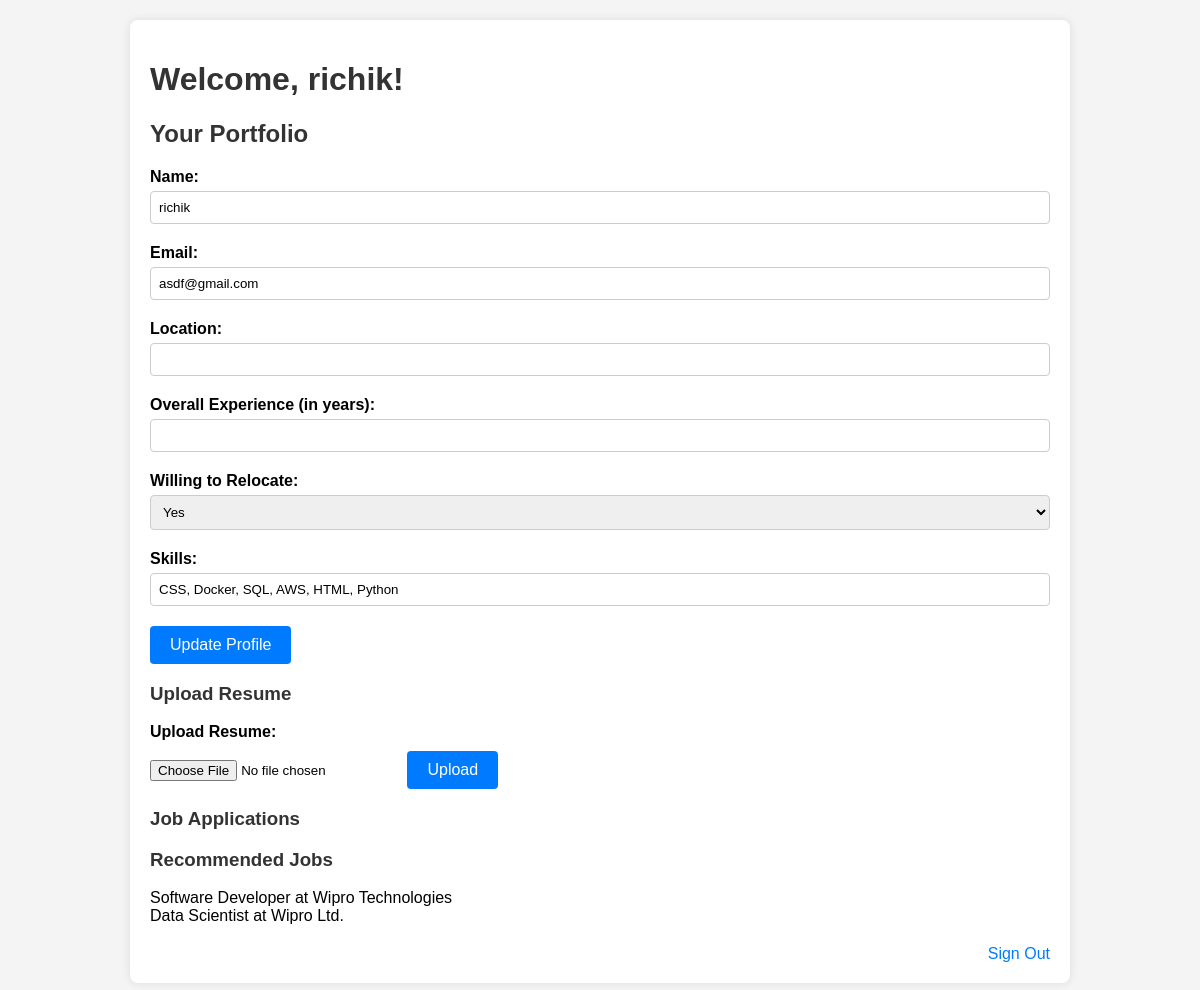
The app's page /user/user_dashboard (signed in), older data.
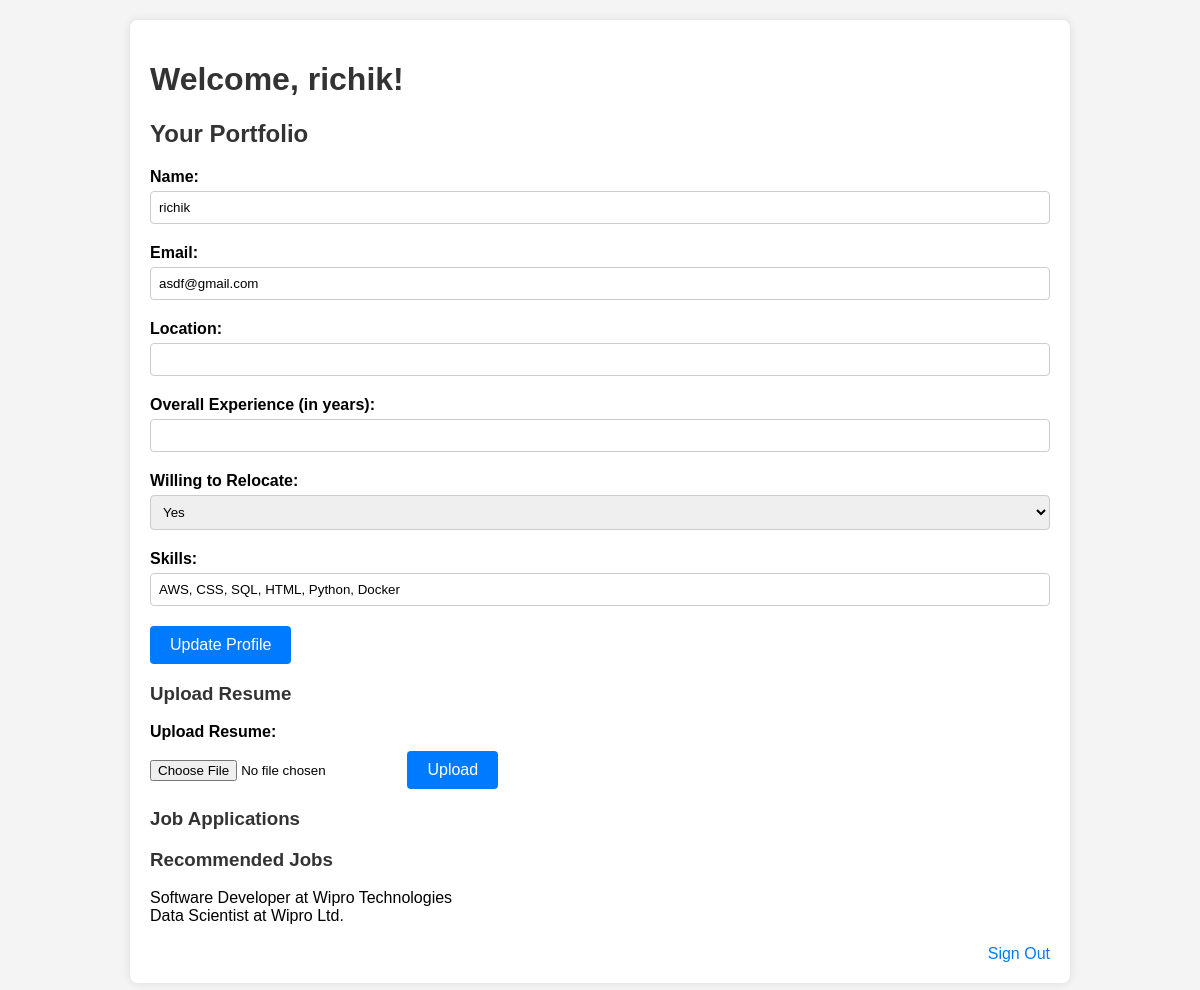
The same page, newer data.
### tables this page shows
CREATE TABLE users (
                id INTEGER PRIMARY KEY AUTOINCREMENT,
                username TEXT UNIQUE NOT NULL,
                password TEXT NOT NULL,
                name TEXT NOT NULL,
                email TEXT NOT NULL,
                skills Text,
                is_admin INTEGER DEFAULT 0
            );

### user.py (the view)
@user_blueprint.route('/user_dashboard')
def user_dashboard():
    if 'username' not in session:
        return redirect(url_for('auth.sign_in'))
    username = session['username']
    user_info = get_user_info(username)
    job_applications = get_job_applications(username)
    if user_info:
        recommended_jobs = generate_recommendations(user_info['skills'])  # AI recommendations
    else:
        recommended_jobs = []
    return render_template('user_dashboard.html', username=username, user_info=user_info, job_applications=job_applications, recommended_jobs=recommended_jobs)

### ai_module.py (called while the page is built)
def generate_recommendations(skills):
    return [
        {'position': 'Software Developer', 'company': 'Wipro Technologies'},
        {'position': 'Data Scientist', 'company': 'Wipro Ltd.'}
    ]

### create_db.py (called while the page is built)
def get_db():
    conn = sqlite3.connect(DATABASE)
    conn.row_factory = sqlite3.Row
    return conn

### user.py (called while the page is built)
def get_user_info(username):
    db = get_db()
    user_info = db.execute('SELECT name, email, skills FROM users WHERE username = ?', (username,)).fetchone()
    return dict(user_info)

def get_job_applications(username):
    db = get_db()
    job_applications = db.execute('''
        SELECT ja.position, ja.company
        FROM job_applications ja
        JOIN user_applications ua ON ja.id = ua.job_id
        JOIN users u ON ua.user_id = u.id
        WHERE u.username = ?
    ''', (username,)).fetchall()
    return job_applications

### templates/user_dashboard.html (shortened to what this page needs)
<!DOCTYPE html>
<html lang="en">
<head>
<link rel="stylesheet" href="{{ url_for('static', filename='user_dashboard.css') }}">
</head>
<body>
<div class="dashboard-container">
<h1>Welcome, {{ user_info.get('name', '') }}!</h1>
<h2>Your Portfolio</h2>
<form method="POST" action="{{ url_for('user.update_profile') }}">
<label for="name">Name:</label>
<input type="text" id="name" name="name" value="{{ user_info.get('name', '') }}" required>
<label for="email">Email:</label>
<input type="email" id="email" name="email" value="{{ user_info.get('email', '') }}" required>
<label for="location">Location:</label>
<input type="text" id="location" name="location" value="{{ user_info.get('location', '') }}" required>
<label for="experience">Overall Experience (in years):</label>
<input type="number" id="experience" name="experience" value="{{ user_info.get('experience', '') }}" required>
<label for="relocate">Willing to Relocate:</label>
<select id="relocate" name="relocate" required>
<option value="Yes" {% if user_info.get('relocate', '') == 'Yes' %}selected{% endif %}>Yes</option>
</select>
<label for="skills">Skills:</label>
<input type="text" id="skills" name="skills" value="{{ user_info.get('skills', '') }}" required readonly>
<button type="submit">Update Profile</button>
</form>
<form method="POST" action="{{ url_for('user.upload_resume') }}" enctype="multipart/form-data">
<h3>Upload Resume</h3>
<label for="resume">Upload Resume:</label>
<input type="file" id="resume" name="resume" accept=".pdf, .doc, .docx, .pages, .txt, .rtf" required>
<button type="submit">Upload</button>
</form>
<h3>Job Applications</h3>
<h3>Recommended Jobs</h3>
<ul>
           {% for job in recommended_jobs %}
<li>{{ job.position }} at {{ job.company }}</li>
           {% endfor %}
</ul>
<a href="{{ url_for('auth.sign_out') }}" class="sign-out-link">Sign Out</a>
</div>
</body>
</html>

Row changes from the older to the newer data that the page shows:
changed users "richik": skills "CSS, Docker, SQL, AWS, HTML, Python" → "AWS, CSS, SQL, HTML, Python, Docker"
